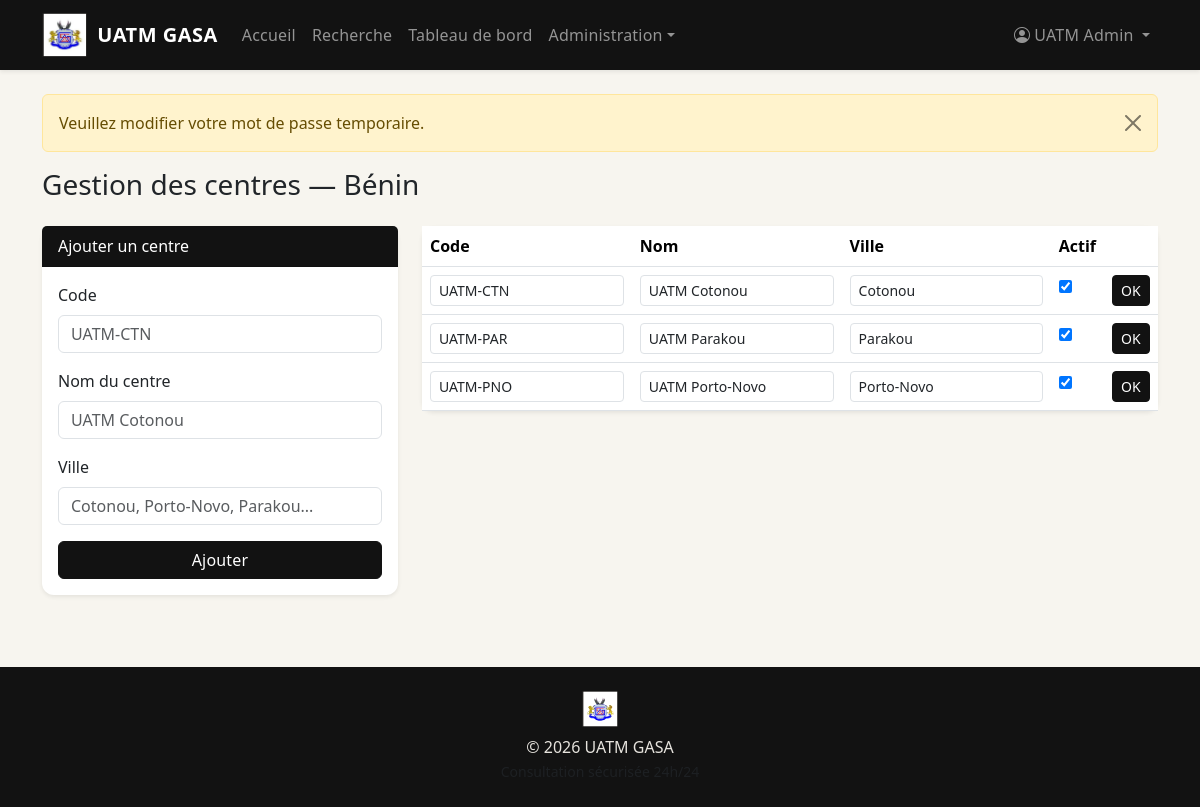
The page /index.php?page=admin&action=centres (signed in) on the database its author committed.
### tables this page shows
CREATE TABLE centres (
  id INT AUTO_INCREMENT PRIMARY KEY,
  code VARCHAR(30) NOT NULL UNIQUE,
  nom VARCHAR(150) NOT NULL,
  ville VARCHAR(100) NULL,
  actif TINYINT(1) NOT NULL DEFAULT 1,
  created_at DATETIME NOT NULL DEFAULT CURRENT_TIMESTAMP
);

### app/core/Controller.php (called while the page is built, shortened)
<?php
abstract class Controller
{
    protected function view(string $view, array $data = [], string $layout = 'main'): void
    {
        extract($data, EXTR_SKIP);
        require VIEW_PATH . '/layouts/' . $layout . '.php';
    }
}

### app/controllers/AdminController.php (called while the page is built, shortened)
<?php
class AdminController extends Controller
{
    public function centres(): void
    {
        $centres = Centre::all();
        $this->view('admin/centres', compact('centres'));
    }
}

### routes/web.php (called while the page is built, shortened)
<?php
$page = $_GET['page'] ?? 'home';
$action = $_GET['action'] ?? 'index';
$controller = new $controllerName();
$methodMap = [
    'login' => 'login',
    'forgot-password' => 'forgotPassword',
    'change-password' => 'changePassword',
];
$method = $methodMap[$page] ?? $action;
$controller->$method();

### index.php (called while the page is built, shortened)
<?php
function e(?string $value): string
{
    return htmlspecialchars((string) $value, ENT_QUOTES, 'UTF-8');
}
require_once BASE_PATH . '/routes/web.php';

### app/models/Centre.php (called while the page is built, shortened)
<?php
class Centre
{
    public static function all(bool $activeOnly = false): array
    {
        $db = Database::getConnection();
        $sql = 'SELECT * FROM centres';
        $sql .= ' ORDER BY nom';
        return $db->query($sql)->fetchAll();
    }
}

### app/views/admin/centres.php (the view, shortened to what this page needs)
<h1 class="h3 mb-4">Gestion des centres — Bénin</h1>
<div class="row g-4">
    <div class="col-lg-4" data-aos="fade-right">
        <div class="card border-0 shadow-sm">
            <div class="card-header bg-uatm text-white">Ajouter un centre</div>
            <div class="card-body">
                <form method="post">
                    <div class="mb-3"><label class="form-label">Code</label><input type="text" name="code" class="form-control" required placeholder="UATM-CTN"></div>
                    <div class="mb-3"><label class="form-label">Nom du centre</label><input type="text" name="nom" class="form-control" required placeholder="UATM Cotonou"></div>
                    <div class="mb-3"><label class="form-label">Ville</label><input type="text" name="ville" class="form-control" placeholder="Cotonou, Porto-Novo, Parakou..."></div>
                    <button class="btn btn-uatm w-100">Ajouter</button>
                </form>
            </div>
        </div>
    </div>
    <div class="col-lg-8" data-aos="fade-left">
        <div class="card border-0 shadow-sm">
            <div class="table-responsive">
                <table class="table mb-0">
                    <thead><tr><th>Code</th><th>Nom</th><th>Ville</th><th>Actif</th><th></th></tr></thead>
                    <tbody>
                    <?php foreach ($centres as $c): ?>
                    <tr>
                        <form method="post">
                            <td><input type="text" name="code" class="form-control form-control-sm" value="<?= e($c['code']) ?>"></td>
                            <td><input type="text" name="nom" class="form-control form-control-sm" value="<?= e($c['nom']) ?>"></td>
                            <td><input type="text" name="ville" class="form-control form-control-sm" value="<?= e($c['ville'] ?? '') ?>"></td>
                            <td><input type="checkbox" name="actif" <?= $c['actif'] ? 'checked' : '' ?>></td>
                            <td><button class="btn btn-sm btn-uatm">OK</button></td>
                        </form>
                    </tr>
                    <?php endforeach; ?>
                    </tbody>
                </table>
            </div>
        </div>
    </div>
</div>

### public/assets/css/style.css (style rules this page uses)
:root { --uatm-blue: #121212; --uatm-blue-light: #b08d57; --uatm-gray: #f7f5ef; --uatm-gray-dark: #ece7db; }
body { background-color: var(--uatm-gray); font-family: 'Segoe UI', system-ui, sans-serif; }
.bg-uatm { background-color: var(--uatm-blue) !important; }
.btn-uatm { background-color: var(--uatm-blue); border-color: var(--uatm-blue); color: #fff; transition: all 0.3s ease; }
.navbar, .table-uatm, .btn-uatm { letter-spacing: 0.2px; }
.table [data-aos] { opacity: 1 !important; transform: none !important; }
.card { border-radius: 0.75rem; }

### rows shown on the page
centres: code "UATM-CTN", nom "UATM Cotonou", ville "Cotonou", actif "☑"
centres: code "UATM-PAR", nom "UATM Parakou", ville "Parakou", actif "☑"
centres: code "UATM-PNO", nom "UATM Porto-Novo", ville "Porto-Novo", actif "☑"

### other values the page prints
$currentUser['prenom'] . ' ' . $currentUser['nom'] "UATM Admin"
$flash['message'] "Veuillez modifier votre mot de passe temporaire."
